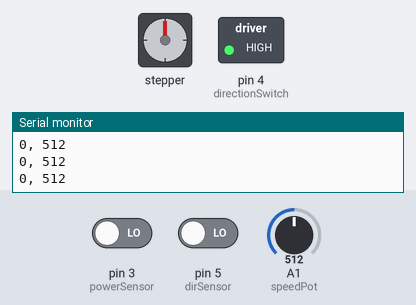
This sketch was run on a simulated Arduino Uno, built with avr-gcc and run on an emulated ATmega328P. On the bench: stepper motor, switched loads named in the sketch (green lamp = pin HIGH), the last lines printed to the serial monitor. Wiring (inferred from the names in the program): stepper motor driver (200 steps per turn assumed): step pin 6; direction pin 7. Inputs (shaded band) come from the test bench; at power-on: pin 3 (powerSensor) LOW, A1 (speedPot) = 512, pin 5 (dirSensor) LOW. Pins used as bus, display or sensor lines are not drawn.

Above: at 1.2 s.
1.3 s: pin 3 (powerSensor) driven HIGH
At 1.57 s:
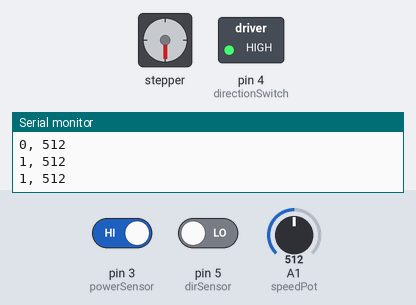
At 2.17 s:
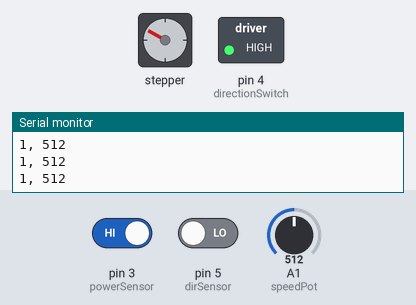
4.3 s: A1 (speedPot) set to 716
7.3 s: A1 (speedPot) set to 0
8.8 s: A1 (speedPot) set to 110
At 9.2 s:
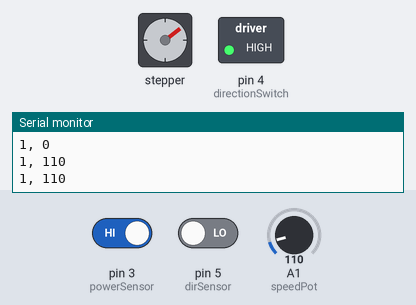
11.8 s: pin 5 (dirSensor) driven HIGH
Timing chart, 0 to 18.8 s (numbered marks = the images above; inputs shaded):
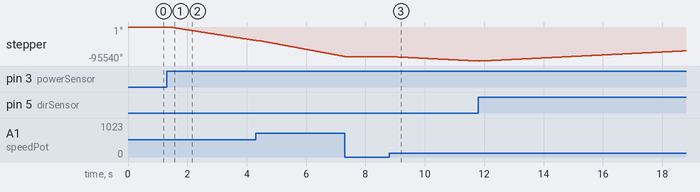

The sketch:

peristlatic_pump_and_power_box_v2.ino
```cpp
//This is a program for running the 3d peristaltic pump designed in the Ruder Lab at Pitt
//This program is designed to be used with the included power box with a direction switch, a power switch, and a potentiometer to sense the speed
//this program can run the pump at a speed set by the potentiometer, change direection, and turn on and off.
//see the following section of code to see the arduino pins used for this.


#include <Timer.h>

//**********************************************************************************************************************************************************************
//this section of code sets the physical GPIO pins that are used. this must match the hardware setup.
int stp = 6; //digital pin for outputting step commands
int dir = 7; //digital pin for outputting direction commands
int powerSensor = 3; //digital pin that will take readings from the power switch
int powerSwitchVcc = 2; //digital pin that is always high, to supply Vcc to the power switch (lazy workaround)
int directionSwitch = 4; //digital pin that is always high, to supply Vcc to the direction switch (lazy workaround)
int dirSensor = 5; //digital pin that senses the direction switch
int speedPot = 1; //analog pin that keeps track of the speed knob potentiometer

Timer t1, t2; //two timer objects to run commands at a fixed time interval

float delayTime = 100; //time between steps. changes with the speed sensor potentiometer
unsigned long timeElapsed = 0; //how long it's been since the program started running
int initialized = 0; //variabe that tells you whether of not you have done the acceleration routine for running at high speeds
int onSwitch = 0; //variable that shoud really be gotten rid of and replaced with powerSensorRead
int powerSensorRead = 0; //variable to hold the power sensor reading
int dirSensorRead = 0; //variable to hold readings from the direction sensor
int previousDir = 0; //variable that keeps track of which direction you were going last loop
int speedReading = 0; //variable to keep track of the speed
int previousSpeed = 0; //variable the keeps track of which speed you were going at last loop
float currentTime = 0; //counter that keeps track of the time
int analogReadTiming = 100; //time between readings of the analog potentiometer
int lastPowerRead = 0; //variable to keep track of the state of the power switch


// the setup function runs once when you press reset or power the board
void setup() {
  //set up the digital pins as input or output
  pinMode(stp, OUTPUT);
  pinMode(dir,OUTPUT);
  pinMode(powerSwitchVcc,OUTPUT);
  pinMode(directionSwitch, OUTPUT);
  pinMode(dirSensor,INPUT);
  pinMode(powerSensor, INPUT);

  digitalWrite(dir,HIGH);   //initialize value for direction
  digitalWrite(powerSwitchVcc,HIGH);  //set a digital pin always high for the power switch to use
  digitalWrite(directionSwitch,HIGH); //set a digital pin alwasy high for the direction switch to use

  Serial.begin(9600);
  while (!Serial) {
    ;
  }

  t1.every(analogReadTiming, speedSense,0); //read the speed sensor every *analogReadTiming* milliseconds
  t2.every(analogReadTiming, printReading,0); // print the diagnostic string to the terminal. comment out for faster operation
}

// the loop function runs over and over again forever
void loop() {

  //update the timers
  t1.update();
  t2.update();

  if (onSwitch == 1)
  {
    if (initialized == 0)
    {
      initialize();
    }
    if (speedReading != 0)
    {
      digitalWrite(stp, HIGH);   // send a step 1
      delayMicroseconds(delayTime);              //delay for the right amount of time
      digitalWrite(stp, LOW);    // send a step 0,
      delayMicroseconds(delayTime);              //delay for the right amount of time
    }

  }
  takeReading();
  //printReading(); //uncomment this if you want to print the diagnostic information every loop. not recommended for speed reasons. this slows the loop down.
}

void takeReading() //a function to take readings from the switches
{
  powerSense();
  directionSense();
}

void powerSense() //a function to sense the state of the power switch
{
    powerSensorRead = digitalRead(powerSensor); //read the power switch
   if(powerSensorRead == HIGH)
  {
    onSwitch = 1;
  }
  else
  {
    onSwitch = 0;
  }
  if (powerSensorRead != lastPowerRead) //if there has been a state transition from low to high on the power switch, set initialized to 0
  {
    if (powerSensorRead == HIGH)
    {
      initialized = 0;
    }
  }
  lastPowerRead = powerSensorRead; //update the last power reading
}

void directionSense() //a function to sense the direcetion switch state
{
   dirSensorRead = digitalRead(dirSensor); //read the direction switch.
  if (dirSensorRead != previousDir) //run the initilization protocol of the direction switch has flipped.
  {
    initialized = 0;
  }
  previousDir = dirSensorRead; //keep track of the last state of teh direction switch
  if(dirSensorRead == HIGH)
  {
    digitalWrite(dir,HIGH);
  }
  else
  {
    digitalWrite(dir,LOW);
  }
}

void speedSense() //a function to sense the potentiometer and set the speed of the pump
{
  speedReading = analogRead(speedPot); //analog read the potentiometer
  if (abs(speedReading - previousSpeed) > 3) //this is an analog reading so there is a little wiggle room (3 bits out of 1024). if the change is less than 3 assume that no change has been made
  {
    initialized = 0;
  }
  previousSpeed = speedReading;
  delayTime = (20460/speedReading); //thisis the function to determine how long the loop runs for.
}

void printReading() //a function to print diagnostic information to the terminal
{
  currentTime = millis();
  String Output = String(String(onSwitch) + ", " + String(speedReading));
  Serial.println(Output);
}

void initialize() //a function that is used to accelerate the motor slowly, so that there is not a hardware problem with fast speeds. This is to compensate for the inertia of the rotor.
{

 for (int i = 300; i > 0; i--)
      {
        if(speedReading != 0)
        {
          digitalWrite(stp, HIGH);   // turn the LED on (HIGH is the voltage level)
          delayMicroseconds(delayTime+i);             //increase the delay each loop to help the pump accelerate
          digitalWrite(stp, LOW);    // turn the LED off by making the voltage LOW
          delayMicroseconds(delayTime+i);             // increase the delay each loop to help the pump accelerate
        }
      }
      initialized = 1;
}
```

Measured:
- after the input at 1.3 s, stepper: keeps turning counter-clockwise at about 12639°/s, starting at once
- after the input at 8.8 s, stepper: keeps turning counter-clockwise at about 4030°/s, starting at once
